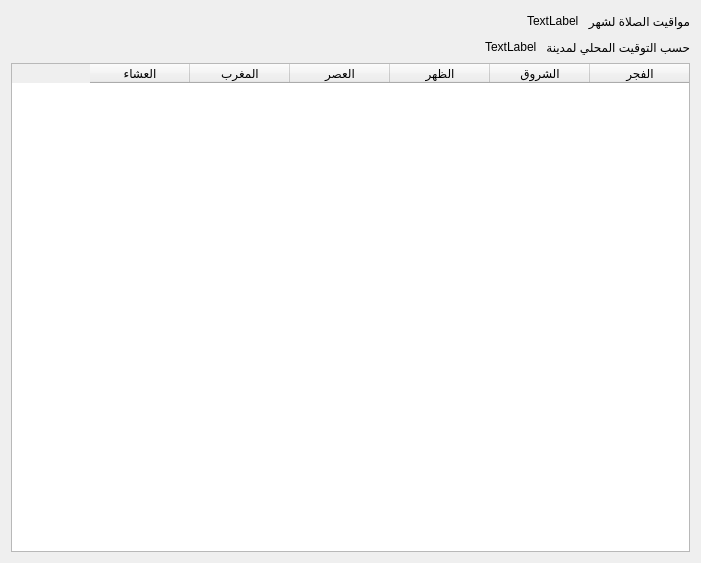
<?xml version="1.0" encoding="UTF-8"?>
<ui version="4.0">
 <class>Dialog</class>
 <widget class="QDialog" name="Dialog">
  <property name="geometry">
   <rect>
    <x>0</x>
    <y>0</y>
    <width>701</width>
    <height>563</height>
   </rect>
  </property>
  <property name="windowTitle">
   <string>مواقيت الصلاة</string>
  </property>
  <property name="windowIcon">
   <iconset resource="../images.qrc">
    <normaloff>:/images/images/kaba.png</normaloff>:/images/images/kaba.png</iconset>
  </property>
  <layout class="QVBoxLayout" name="verticalLayout">
   <item>
    <layout class="QHBoxLayout" name="horizontalLayout">
     <item>
      <spacer name="horizontalSpacer_2">
       <property name="orientation">
        <enum>Qt::Horizontal</enum>
       </property>
       <property name="sizeHint" stdset="0">
        <size>
         <width>40</width>
         <height>20</height>
        </size>
       </property>
      </spacer>
     </item>
     <item>
      <widget class="QLabel" name="labelMonth">
       <property name="text">
        <string>TextLabel</string>
       </property>
      </widget>
     </item>
     <item>
      <widget class="QLabel" name="label">
       <property name="text">
        <string>مواقيت الصلاة لشهر </string>
       </property>
      </widget>
     </item>
    </layout>
   </item>
   <item>
    <layout class="QHBoxLayout" name="horizontalLayout_2">
     <item>
      <spacer name="horizontalSpacer">
       <property name="orientation">
        <enum>Qt::Horizontal</enum>
       </property>
       <property name="sizeHint" stdset="0">
        <size>
         <width>40</width>
         <height>20</height>
        </size>
       </property>
      </spacer>
     </item>
     <item>
      <widget class="QLabel" name="labelCity">
       <property name="text">
        <string>TextLabel</string>
       </property>
      </widget>
     </item>
     <item>
      <widget class="QLabel" name="label_2">
       <property name="text">
        <string>حسب التوقيت المحلي لمدينة </string>
       </property>
      </widget>
     </item>
    </layout>
   </item>
   <item>
    <widget class="QTableWidget" name="tableWidget">
     <property name="layoutDirection">
      <enum>Qt::RightToLeft</enum>
     </property>
     <property name="selectionBehavior">
      <enum>QAbstractItemView::SelectRows</enum>
     </property>
     <property name="showGrid">
      <bool>false</bool>
     </property>
     <column>
      <property name="text">
       <string>الفجر</string>
      </property>
     </column>
     <column>
      <property name="text">
       <string>الشروق</string>
      </property>
     </column>
     <column>
      <property name="text">
       <string>الظهر</string>
      </property>
     </column>
     <column>
      <property name="text">
       <string>العصر</string>
      </property>
     </column>
     <column>
      <property name="text">
       <string>المغرب</string>
      </property>
     </column>
     <column>
      <property name="text">
       <string>العشاء</string>
      </property>
     </column>
    </widget>
   </item>
  </layout>
 </widget>
 <resources>
  <include location="../images.qrc"/>
 </resources>
 <connections/>
</ui>
